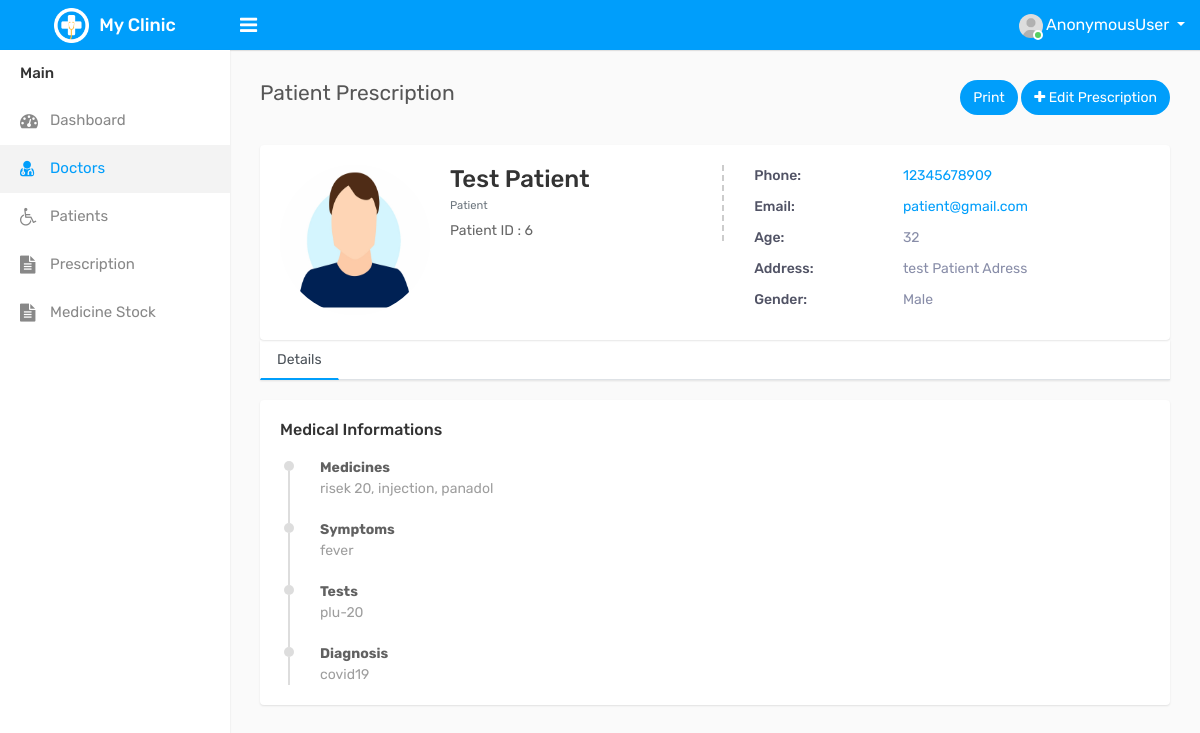
The page /printprescriptions/3/ on the database its author committed.
### accounts/models.py (models this page shows, shortened)
class Prescription(models.Model):
	patient=models.ForeignKey(CreatePatient, null=True, on_delete=models.SET_NULL)
	medicines=models.CharField(max_length=200,null=True,)
	symptoms=models.CharField(max_length=200,null=True,)
	test=models.CharField(max_length=200,null=True,)
	diagnosis=models.CharField(max_length=200,null=True,)

class CreatePatient(models.Model):
	STATUS=(
			('Male','Male'),
			('Female','Female'),
			)
	BLOOD=(
			('A+','A+'),
			('A-','A-'),
			('B+','B+'),
			('B-','B-'),
			('O+','O+'),
			('O-','O-'),
			('AB+','AB+'),
			('AB-','AB-'),
			)
	first_name=models.CharField(max_length=200,null=True,)
	last_name=models.CharField(max_length=200,null=True)
	email=models.CharField(max_length=200,null=True)
	address=models.CharField(max_length=200,null=True)
	phone=models.CharField(max_length=200,null=True)
	gender=models.CharField(max_length=200,null=True,choices=STATUS)
	age=models.IntegerField(null=True)
	height=models.CharField(max_length=200,null=True)
	weight=models.CharField(max_length=200,null=True)
	blood_group=models.CharField(max_length=200,null=True,choices=BLOOD)

### accounts/views.py (the view)
# urls.py: path('printprescriptions/<str:pk>/',views.ProfilePrescription,name='print_prescription'),
def ProfilePrescription(request,pk):
	pres = Prescription.objects.get(id=pk)
	context={
		'pres':pres,
	}
	return render(request,'accounts/pres.html',context)

### accounts/templates/accounts/pres.html (shortened to what this page needs)
{% load static %}
<!DOCTYPE html>
<html lang="en">
<head>
    <link rel="stylesheet" type="text/css" href="{% static '/css/bootstrap.min.css' %}">
    <link rel="stylesheet" type="text/css" href="{% static '/css/font-awesome.min.css' %}">
    <link rel="stylesheet" type="text/css" href="{% static '/css/style.css' %}">
    <link
  href="http://cdnjs.cloudflare.com/ajax/libs/font-awesome/4.3.0/css/font-awesome.css"
  rel="stylesheet"  type='text/css'>
</head>
<body>
    <div class="main-wrapper">
        <div class="header">
			<div class="header-left">
				<a href="index-2.html" class="logo">
					<img src="{% static '/img/logo.png' %}" width="35" height="35" alt=""> <span>My Clinic</span>
				</a>
			</div>
			<a id="toggle_btn" href="javascript:void(0);"><i class="fa fa-bars"></i></a>
            <ul class="nav user-menu float-right">
                <li class="nav-item dropdown has-arrow">
                    <a href="#" class="dropdown-toggle nav-link user-link" data-toggle="dropdown">
                        <span class="user-img"><img class="rounded-circle" src="{% static '/img/user.jpg' %}" width="40" alt="Admin">
							<span class="status online"></span></span>
                        <span>{{request.user}}</span>
                    </a>
                </li>
            </ul>
        </div>
        <div class="sidebar" id="sidebar">
            <div class="sidebar-inner slimscroll">
                <div id="sidebar-menu" class="sidebar-menu">
                    <ul>
                        <li class="menu-title">Main</li>
                        <li>
                            <a href="{% url 'home' %}"><i class="fa fa-dashboard"></i> <span>Dashboard</span></a>
                        </li>
                        <li class="active">
                            <a href="{% url 'doctors' %}"><i class="fa fa-user-md"></i> <span>Doctors</span></a>
                        </li>
                        <li>
                            <a href="{% url 'patients' %}"><i class="fa fa-wheelchair"></i> <span>Patients</span></a>
                        </li>
                        <li>
                            <a href="{% url 'display_prescriptions' %}"><i class="fa  fa-file-text"></i> <span>Prescription</span></a>
                        </li>
                        <li>
                            <a href="{% url 'print_medication' %}"><i class="fa  fa-file-text"></i> <span>Medicine Stock</span></a>
                        </li>
                    </ul>
                </div>
            </div>
        </div>
        <div class="page-wrapper" id="print_this_div">
            <div class="content">
                <div class="row">
                    <div class="col-sm-7 col-6">
                        <h4 class="page-title">Patient Prescription</h4>
                    </div>
                    <div class="col-sm-5 col-6 text-right m-b-30">
                        <input type="button" class="btn btn-primary btn-rounded" onclick="printDiv('print_this_div')" value="Print" />
                        <a href="{% url 'update_prescription' pres.id  %}" class="btn btn-primary btn-rounded"><i class="fa fa-plus"></i> Edit Prescription</a>
                    </div>
                </div>
                <div class="card-box profile-header" >
                    <div class="row">
                        <div class="col-md-12">
                            <div class="profile-view">
                                <div class="profile-img-wrap">
                                    <div class="profile-img">
                                        <a href="#"><img class="avatar" src="{% static '/img/profile.jpg' %}" alt=""></a>
                                    </div>
                                </div>
                                <div class="profile-basic">
                                    <div class="row">
                                        <div class="col-md-5">
                                            <div class="profile-info-left">
                                                <h3 class="user-name m-t-0 mb-0">{{pres.patient.first_name}} {{pres.patient.last_name}}</h3>
                                                <small class="text-muted">Patient</small>
                                                <div class="staff-id">Patient ID : {{pres.patient.id}}</div>
                                            </div>
                                        </div>
                                        <div class="col-md-7">
                                            <ul class="personal-info">
                                                <li>
                                                    <span class="title">Phone:</span>
                                                    <span class="text"><a href="#">{{pres.patient.phone}}</a></span>
                                                </li>
                                                <li>
                                                    <span class="title">Email:</span>
                                                    <span class="text"><a href="#">{{pres.patient.email}}</a></span>
                                                </li>
                                                <li>
                                                    <span class="title">Age:</span>
                                                    <span class="text">{{pres.patient.age}}</span>
                                                </li>
                                                <li>
                                                    <span class="title">Address:</span>
                                                    <span class="text">{{pres.patient.address}}</span>
                                                </li>
                                                <li>
                                                    <span class="title">Gender:</span>
                                                    <span class="text">{{pres.patient.gender}}</span>
                                                </li>
                                            </ul>
                                        </div>
                                    </div>
                                </div>
                            </div>
                        </div>
                    </div>
                </div>
				<div class="profile-tabs">
					<ul class="nav nav-tabs nav-tabs-bottom">
						<li class="nav-item"><a class="nav-link active" href="#about-cont" data-toggle="tab">Details</a></li>
					</ul>
					<div class="tab-content">
						<div class="tab-pane show active" id="about-cont">
                <div class="row">
                    <div class="col-md-12">
                        <div class="card-box">
                            <h3 class="card-title">Medical Informations</h3>
                            <div class="experience-box">
                                <ul class="experience-list">
                                    <li>
                                        <div class="experience-user">
                                            <div class="before-circle"></div>
                                        </div>
                                        <div class="experience-content">
                                            <div class="timeline-content">
                                                <a href="#/" class="name">Medicines</a>
                                                <div>{{pres.medicines}}</div>
                                            </div>
                                        </div>
                                    </li>
                                    <li>
                                        <div class="experience-user">
                                            <div class="before-circle"></div>
                                        </div>
                                        <div class="experience-content">
                                            <div class="timeline-content">
                                                <a href="#/" class="name">Symptoms</a>
                                                <div>{{pres.symptoms}}</div>
                                            </div>
                                        </div>
                                    </li>
                                    <li>
                                        <div class="experience-user">
                                            <div class="before-circle"></div>
                                        </div>
                                        <div class="experience-content">
                                            <div class="timeline-content">
                                                <a href="#/" class="name">Tests</a>
                                                <div>{{pres.test}}</div>
                                            </div>
                                        </div>
                                    </li>
                                    <li>
                                        <div class="experience-user">
                                            <div class="before-circle"></div>
                                        </div>
                                        <div class="experience-content">
                                            <div class="timeline-content">
                                                <a href="#/" class="name">Diagnosis</a>
                                                <div>{{pres.diagnosis}}</div>
                                            </div>
                                        </div>
                                    </li>
                                </ul>
                            </div>
                        </div>
                    </div>
                </div>
						</div>
					</div>
				</div>
            </div>
        </div>
    </div>
</body>
</html>

### rows shown on the page
Prescription: patient.first_name "Test", patient.last_name "Patient", patient.id "6", patient.phone "12345678909", patient.email "patient@gmail.com", patient.age "32", patient.address "test Patient Adress", patient.gender "Male", medicines "risek 20, injection, panadol", symptoms "fever", test "plu-20", diagnosis "covid19"

### other values the page prints
{{ request.user }} "AnonymousUser"
